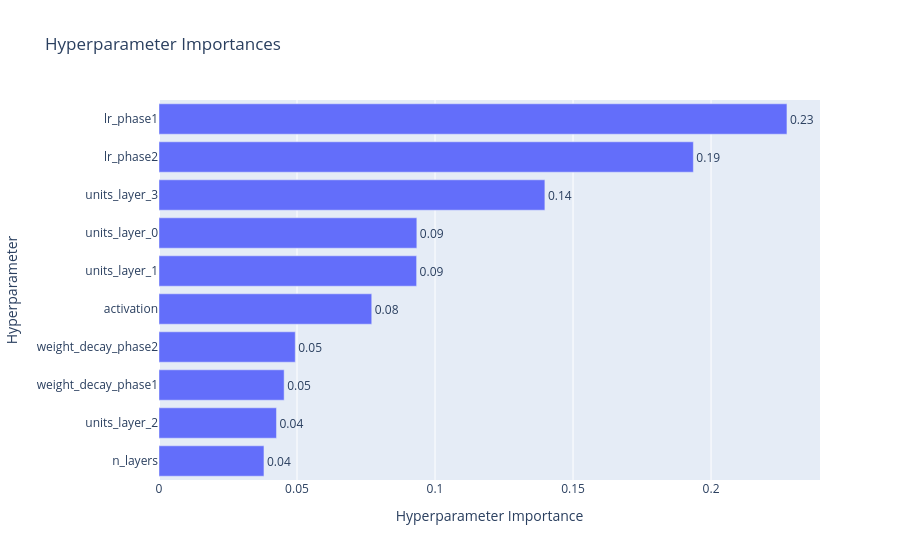

This figure's notebook cell:
### Code cell
plot_param_importances(study)

### Figure 1 — Plotly figure (JSON) as saved in the notebook; plotly's stock layout.template omitted (floating-point values rounded to 4 significant figures)
{"data": [{"cliponaxis": false, "hovertemplate": ["n_layers (IntDistribution): 0.03802614295611021<extra></extra>", "units_layer_2 (IntDistribution): 0.04256010720415429<extra></extra>", "weight_decay_phase1 (FloatDistribution): 0.04533649955224012<extra></extra>", "weight_decay_phase2 (FloatDistribution): 0.04936584437302373<extra></extra>", "activation (CategoricalDistribution): 0.0770740918763283<extra></extra>", "units_layer_1 (IntDistribution): 0.09333151110610091<extra></extra>", "units_layer_0 (IntDistribution): 0.0934127997015472<extra></extra>", "units_layer_3 (IntDistribution): 0.13980112712391526<extra></extra>", "lr_phase2 (FloatDistribution): 0.19359303566028804<extra></extra>", "lr_phase1 (FloatDistribution): 0.22749884044629184<extra></extra>"], "name": "Objective Value", "orientation": "h", "text": ["0.04", "0.04", "0.05", "0.05", "0.08", "0.09", "0.09", "0.14", "0.19", "0.23"], "textposition": "outside", "type": "bar", "x": [0.03803, 0.04256, 0.04534, 0.04937, 0.07707, 0.09333, 0.09341, 0.1398, 0.1936, 0.2275], "y": ["n_layers", "units_layer_2", "weight_decay_phase1", "weight_decay_phase2", "activation", "units_layer_1", "units_layer_0", "units_layer_3", "lr_phase2", "lr_phase1"]}], "layout": {"title": {"text": "Hyperparameter Importances"}, "xaxis": {"title": {"text": "Hyperparameter Importance"}}, "yaxis": {"title": {"text": "Hyperparameter"}}}}
